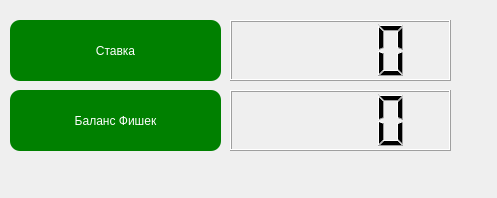
<?xml version="1.0" encoding="UTF-8"?>
<ui version="4.0">
 <class>Settings</class>
 <widget class="QDialog" name="Settings">
  <property name="geometry">
   <rect>
    <x>0</x>
    <y>0</y>
    <width>497</width>
    <height>198</height>
   </rect>
  </property>
  <property name="windowTitle">
   <string>Dialog</string>
  </property>
  <widget class="QPushButton" name="BetButtonUL">
   <property name="geometry">
    <rect>
     <x>10</x>
     <y>20</y>
     <width>211</width>
     <height>61</height>
    </rect>
   </property>
   <property name="styleSheet">
    <string notr="true">QPushButton
{
border:none;
color:white;
background-color:rgb(0,128,0);
font: 600 14pt &quot;Liberation Serif&quot;;
position: absolute;
border-radius: 10px;
}
QPushButton:Hover
{
    background-color:rgb(255,145,0);
	border-radius: 10px;
}
QPushButton:pressed
{
	background-color:rgb(0,12,0);
	color:rgb(0,255,0);
	border-radius: 10px;
	
}</string>
   </property>
   <property name="text">
    <string>Ставка</string>
   </property>
  </widget>
  <widget class="QLCDNumber" name="lcd1">
   <property name="geometry">
    <rect>
     <x>230</x>
     <y>20</y>
     <width>221</width>
     <height>61</height>
    </rect>
   </property>
   <property name="smallDecimalPoint">
    <bool>true</bool>
   </property>
   <property name="digitCount">
    <number>4</number>
   </property>
  </widget>
  <widget class="QLCDNumber" name="lcd2">
   <property name="geometry">
    <rect>
     <x>230</x>
     <y>90</y>
     <width>221</width>
     <height>61</height>
    </rect>
   </property>
   <property name="smallDecimalPoint">
    <bool>true</bool>
   </property>
   <property name="digitCount">
    <number>4</number>
   </property>
  </widget>
  <widget class="QPushButton" name="BetButtonUL_2">
   <property name="geometry">
    <rect>
     <x>10</x>
     <y>90</y>
     <width>211</width>
     <height>61</height>
    </rect>
   </property>
   <property name="styleSheet">
    <string notr="true">QPushButton
{
border:none;
color:white;
background-color:rgb(0,128,0);
font: 600 14pt &quot;Liberation Serif&quot;;
border-radius: 10px;
}
QPushButton:Hover
{
	border:none;
	color:white
 	background-color:rgb(0,128,0);
	font: 600 14pt &quot;Liberation Serif&quot;;
	border-radius: 10px;
}
QPushButton:pressed
{
	border:none;
	color:white;
	background-color:rgb(0,128,0);
	font: 600 14pt &quot;Liberation Serif&quot;;
	border-radius: 10px;
	
}</string>
   </property>
   <property name="text">
    <string>Баланс Фишек</string>
   </property>
  </widget>
 </widget>
 <resources/>
 <connections/>
 <slots>
  <signal>signal1()</signal>
 </slots>
</ui>
